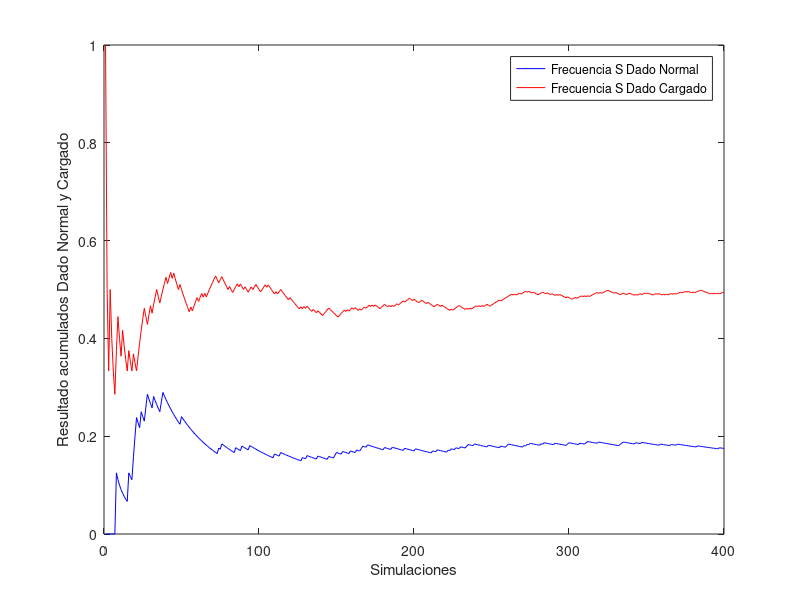

Write MATLAB code to recreate this figure. (Note: this script raises an error after producing the figure.)
%% 	3. Con respecto al problema de los dados normal y cargado (pregunta 2): 
%% a.	Construya un código que permita simular n lanzamientos de los dados normal y cargado. [1p]
clear all ;

%cantidad de lanzamientos
NLanza=400;
%numero sobre representado
valorS=4;
Dn = randi([1 6],NLanza,1); % Dado normal
Dc = randi([1 6],NLanza,1); % Dado cargado
% se hacen los reemplazos del numero 5 y 6 por el numero sobrerepresentado
Dc(Dc==5)=valorS;
Dc(Dc==6)=valorS;

%% b.	Grafique la frecuencia relativa acumulada de la ocurrencia del número S, como función del número de lanzadas. Realice esto para cada dado, en un mismo gráfico. Procure que se distingan claramente las dos curvas. Rotule adecuadamente los ejes. [2p]

%Se realiza ciclo para guardar frecuencia acumulada de Dado Normal
for i=1:NLanza
    
    tempArrayLanza=(Dn(1:i));
    
    AcertaArray =sum(tempArrayLanza==valorS);
    frecuenciaArrayDn(i) = AcertaArray/i;
    
end

%Se realiza ciclo para guardar frecuencia acumulada de Dado Cargado
for i=1:NLanza
    
    tempArrayLanza=(Dc(1:i));
    
    AcertaArray =sum(tempArrayLanza==valorS);
    frecuenciaArrayDc(i) = AcertaArray/i;
    
end

%Graficar resultados en azul Frecuencia dado normal y en Rojo Dado Cargado
f1=figure('Name','3.b - frecuencia relativa Dado Normal y Dado Cargado');
plot(frecuenciaArrayDn,'b','DisplayName','Frecuencia S Dado Normal');

hold on ;
plot(frecuenciaArrayDc,'r','DisplayName','Frecuencia S Dado Cargado');
ylabel('Resultado acumulados Dado Normal y Cargado');
xlabel('Simulaciones');
lgd1 = legend;

%%	c.Utilice los resultados de las simulaciones realizadas en (a) para calcular los datos requeridos para llenar la siguiente tabla:
 
%se guarda en una tabla los valores 
tabla=[sum(Dn==valorS) sum(Dn~=valorS);sum(Dc==valorS) sum(Dc~=valorS) ];

disp("Resultado Tabla");
disp(tabla);
%se muestra datos de la tabla
disp("_ _ _ _ _ _   |Numero S	| Numero~=S	|")
disp("Dado Normal	|	" + num2str(tabla(1,1)) + "		|	" + num2str(tabla(1,2)) + "		|")
disp("------------------------------------  |")
disp("Dado Cargado  |     " + num2str(tabla(2,1)) + "    	| 	" + num2str(tabla(2,2)) + "		|")
disp("------------------------------------  |")



 
%% d.	Para cada simulación implementada, calcule la suma de los resultados de ambos dados (normal y cargado). Grafique estos resultados. [2p]

% ciclo para sumar los valores de ambos dados
for i=1:NLanza
    
    totalArray(i) =sum(Dc(i)+Dn(i));
     
end

%graficar el resultado de la suma de los dados.
f2=figure('Name','3.d - suma resultado de ambos dados');
plot(totalArray,'b','DisplayName','Suma de resultado de los dados');
ylabel('Suma ambos dados');
xlabel('Simulaciones');
lgd1 = legend;
%% e.	Calcule la frecuencia relativa (número de ocurrencias con respecto al total de simulaciones) con que ocurre cada valor posible de la suma de los resultados de ambos dados. Grafique este resultado [2p]

%ciclo para calcular la frecuencia relativa de la suma de ambos datos.
for i=1:NLanza
    
    totalfArray =sum(Dc(1:i)+Dn(1:i));
    frecuenciaTotalArray(i) = totalfArray/i;
    
end
%graficar en azul la fercuencia relativa de la suma de ambos dados.
f3=figure('Name','3.e - frecuencia relativa de la suma de ambos dados');
plot(frecuenciaTotalArray,'b','DisplayName','Frecuencia Suma de resultado de los dados');
ylabel('Suma ambos dados');
xlabel('Simulaciones');
 lgd1 = legend;
%% 4. Una tarea cognitiva consiste en 300 trials. En cada trial se presenta, en la pantalla de un computador, uno de ocho estímulos posibles . La tarea de la persona participante es aprender a clasificar cada estímulo presentado en una de dos categorías.
%% a. Construya una secuencia de estímulos para esta tarea, procurando que estén todos representados en aproximadamente la misma proporción. [1p]

%variable para el n numero de Trials
NTrials= 300;

%calculo aleatorio de la aparacion de 8 estimulos distintos por la cantidad
%de trials
representaciones=randi([1 8],NTrials,1);

%% b. Simule la secuencia de respuestas de una persona, asumiendo que contesta al azar cada uno de los trials. [1p]

%generacion aleatoria de respuesta de la persona evaluada un 1 identifica
%clasificacion numero impar y numero 2 clasificacion numero par.
seleccion=randi([1 2],NTrials,1);


%% c. Defina una relación entre estímulos y respuestas que le permita calcular si una respuesta es correcta o incorrecta. En base a esto, calcule el desempeño de cada trial y el desempeño promedio que se obtiene en la simulación realizada en (a). [1p]
%evaluacion relacion si es par o es impar

resultTrial=[];

for i=1:NTrials
    
    
    if mod(seleccion(i),2)==0
        if mod(representaciones(i),2)==0
            resultTrial(i)=1;
        else
            resultTrial(i)=1;
        end
        
    else
        
        if mod(representaciones(i),2)==0
            resultTrial(i)=0;
        else
            resultTrial(i)=1;
        end
    end
    
    
end

%% d. Repita la simulación de (a) n veces (n≥50), y en cada caso calcule el desempeño promedio. [1p]

%variable para la cantidad de simulaciones
NSimu=50;
simuArrayres = [];
simuArraysel = [];
%ciclo para los calculos de n simulaciones
for j = 1:NSimu
    %generacion aleatoria de los Trials de estimulos
    simuArrayres(:,j)=randi([1 8],NTrials,1);
    %generacion aleatoria de la respuesta de los participantes
    simuArraysel(:,j)=randi([1 2],NTrials,1);
    %comparativa si las respuestas coinciden si es par o impar el resultado
    %es una matriz logica de aciertos o no
    simuArrayAcierto(:,j)=~mod(simuArrayres(:,j),2)==~mod(simuArraysel(:,j),2);
    
end

%desempeño por cada trial 
desempSimu = sum (simuArrayAcierto)/NTrials;


%% e. Grafique los resultados de (d), desempeño como función del número de simulación. [1p]

%graficar
f4=figure('Name','4.e - desempeño de las simulaciones');
plot(desempSimu,'b','DisplayName','desempeño de las simulaciones');
ylabel('Desempeño Acierto');
xlabel('Simulaciones');
lgd1 = legend;

%x y w h
%alinear graficos

f1.Position=[0 601 600 400];
f2.Position=[601 601 600 400];
f3.Position=[0 80 600 400];
f4.Position=[601 80 600 400];


